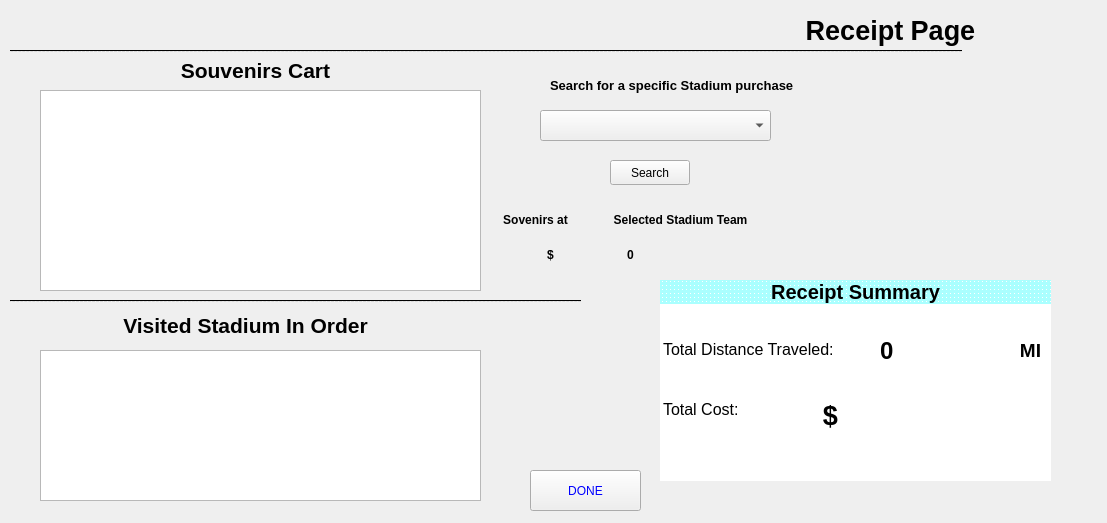
<?xml version="1.0" encoding="UTF-8"?>
<ui version="4.0">
 <class>souvenirShop</class>
 <widget class="QDialog" name="souvenirShop">
  <property name="geometry">
   <rect>
    <x>0</x>
    <y>0</y>
    <width>1107</width>
    <height>523</height>
   </rect>
  </property>
  <property name="windowTitle">
   <string>Dialog</string>
  </property>
  <widget class="QStackedWidget" name="stackedWidget">
   <property name="geometry">
    <rect>
     <x>10</x>
     <y>0</y>
     <width>1061</width>
     <height>511</height>
    </rect>
   </property>
   <property name="currentIndex">
    <number>1</number>
   </property>
   <widget class="QWidget" name="souvenirShope">
    <widget class="QLabel" name="souv_label">
     <property name="geometry">
      <rect>
       <x>10</x>
       <y>40</y>
       <width>161</width>
       <height>21</height>
      </rect>
     </property>
     <property name="font">
      <font>
       <pointsize>9</pointsize>
       <weight>75</weight>
       <bold>true</bold>
      </font>
     </property>
     <property name="text">
      <string>Souvenirs form: </string>
     </property>
    </widget>
    <widget class="QTableView" name="souvCart_tableView">
     <property name="geometry">
      <rect>
       <x>550</x>
       <y>120</y>
       <width>371</width>
       <height>251</height>
      </rect>
     </property>
    </widget>
    <widget class="QComboBox" name="souv_comboBox">
     <property name="geometry">
      <rect>
       <x>70</x>
       <y>400</y>
       <width>171</width>
       <height>22</height>
      </rect>
     </property>
    </widget>
    <widget class="QPushButton" name="mainPagrButton">
     <property name="geometry">
      <rect>
       <x>910</x>
       <y>10</y>
       <width>101</width>
       <height>41</height>
      </rect>
     </property>
     <property name="font">
      <font>
       <family>Arial</family>
       <pointsize>10</pointsize>
       <weight>75</weight>
       <italic>true</italic>
       <bold>true</bold>
      </font>
     </property>
     <property name="text">
      <string>Main Page</string>
     </property>
    </widget>
    <widget class="QSpinBox" name="quantity_spinBox">
     <property name="geometry">
      <rect>
       <x>270</x>
       <y>400</y>
       <width>42</width>
       <height>22</height>
      </rect>
     </property>
     <property name="minimum">
      <number>1</number>
     </property>
    </widget>
    <widget class="QComboBox" name="selectCampus_comboBox">
     <property name="geometry">
      <rect>
       <x>70</x>
       <y>80</y>
       <width>271</width>
       <height>22</height>
      </rect>
     </property>
    </widget>
    <widget class="QPushButton" name="addSouvenir_button">
     <property name="geometry">
      <rect>
       <x>270</x>
       <y>450</y>
       <width>93</width>
       <height>28</height>
      </rect>
     </property>
     <property name="text">
      <string>Add</string>
     </property>
    </widget>
    <widget class="QPushButton" name="doneBuying">
     <property name="geometry">
      <rect>
       <x>400</x>
       <y>450</y>
       <width>81</width>
       <height>31</height>
      </rect>
     </property>
     <property name="text">
      <string>DONE</string>
     </property>
    </widget>
    <widget class="QTableView" name="souv_tableView">
     <property name="geometry">
      <rect>
       <x>70</x>
       <y>120</y>
       <width>271</width>
       <height>251</height>
      </rect>
     </property>
    </widget>
    <widget class="QLabel" name="souvCart_label">
     <property name="geometry">
      <rect>
       <x>540</x>
       <y>30</y>
       <width>231</width>
       <height>51</height>
      </rect>
     </property>
     <property name="font">
      <font>
       <pointsize>18</pointsize>
       <weight>75</weight>
       <bold>true</bold>
      </font>
     </property>
     <property name="styleSheet">
      <string notr="true">color: rgb(0, 0, 0);</string>
     </property>
     <property name="text">
      <string>Souvenir Cart</string>
     </property>
    </widget>
    <widget class="QLabel" name="finalCostLabel">
     <property name="geometry">
      <rect>
       <x>510</x>
       <y>420</y>
       <width>121</width>
       <height>31</height>
      </rect>
     </property>
     <property name="text">
      <string>TextLabel</string>
     </property>
    </widget>
   </widget>
   <widget class="QWidget" name="receiptpage">
    <widget class="QTableView" name="collegeListView">
     <property name="geometry">
      <rect>
       <x>30</x>
       <y>350</y>
       <width>441</width>
       <height>151</height>
      </rect>
     </property>
    </widget>
    <widget class="QListWidget" name="listWidget">
     <property name="geometry">
      <rect>
       <x>650</x>
       <y>280</y>
       <width>391</width>
       <height>201</height>
      </rect>
     </property>
     <property name="minimumSize">
      <size>
       <width>0</width>
       <height>0</height>
      </size>
     </property>
     <property name="baseSize">
      <size>
       <width>0</width>
       <height>0</height>
      </size>
     </property>
     <property name="styleSheet">
      <string notr="true">border: none;
background-color: rgb(255, 255, 255);</string>
     </property>
     <property name="alternatingRowColors">
      <bool>false</bool>
     </property>
     <property name="isWrapping" stdset="0">
      <bool>false</bool>
     </property>
     <property name="gridSize">
      <size>
       <width>20</width>
       <height>60</height>
      </size>
     </property>
     <property name="uniformItemSizes">
      <bool>false</bool>
     </property>
     <item>
      <property name="text">
       <string>Receipt Summary</string>
      </property>
      <property name="font">
       <font>
        <pointsize>15</pointsize>
        <weight>75</weight>
        <bold>true</bold>
       </font>
      </property>
      <property name="textAlignment">
       <set>AlignCenter</set>
      </property>
      <property name="background">
       <brush brushstyle="Dense1Pattern">
        <color alpha="255">
         <red>170</red>
         <green>255</green>
         <blue>255</blue>
        </color>
       </brush>
      </property>
      <property name="foreground">
       <brush brushstyle="NoBrush">
        <color alpha="255">
         <red>0</red>
         <green>0</green>
         <blue>0</blue>
        </color>
       </brush>
      </property>
     </item>
     <item>
      <property name="text">
       <string>Total Distance Traveled:</string>
      </property>
      <property name="font">
       <font>
        <pointsize>12</pointsize>
       </font>
      </property>
     </item>
     <item>
      <property name="text">
       <string>Total Cost:</string>
      </property>
      <property name="font">
       <font>
        <pointsize>12</pointsize>
       </font>
      </property>
     </item>
    </widget>
    <widget class="QLabel" name="souvenirsTitle">
     <property name="geometry">
      <rect>
       <x>80</x>
       <y>30</y>
       <width>331</width>
       <height>81</height>
      </rect>
     </property>
     <property name="text">
      <string>&lt;html&gt;&lt;head/&gt;&lt;body&gt;&lt;p align=&quot;center&quot;&gt;&lt;span style=&quot; font-size:16pt; font-weight:700;&quot;&gt;Souvenirs Cart&lt;/span&gt;&lt;/p&gt;&lt;/body&gt;&lt;/html&gt;</string>
     </property>
    </widget>
    <widget class="QLabel" name="label_9">
     <property name="geometry">
      <rect>
       <x>540</x>
       <y>60</y>
       <width>331</width>
       <height>51</height>
      </rect>
     </property>
     <property name="text">
      <string>&lt;html&gt;&lt;head/&gt;&lt;body&gt;&lt;p&gt;&lt;span style=&quot; font-size:10pt; font-weight:696;&quot;&gt;Search for a specific Stadium purchase&lt;/span&gt;&lt;/p&gt;&lt;/body&gt;&lt;/html&gt;</string>
     </property>
     <property name="textFormat">
      <enum>Qt::RichText</enum>
     </property>
    </widget>
    <widget class="QLabel" name="label_7">
     <property name="geometry">
      <rect>
       <x>720</x>
       <y>-10</y>
       <width>321</width>
       <height>81</height>
      </rect>
     </property>
     <property name="text">
      <string>&lt;html&gt;&lt;head/&gt;&lt;body&gt;&lt;p align=&quot;center&quot;&gt;&lt;span style=&quot; font-size:20pt; font-weight:696;&quot;&gt;Receipt Page&lt;/span&gt;&lt;/p&gt;&lt;/body&gt;&lt;/html&gt;</string>
     </property>
    </widget>
    <widget class="QLabel" name="moneyLabel">
     <property name="geometry">
      <rect>
       <x>490</x>
       <y>240</y>
       <width>101</width>
       <height>31</height>
      </rect>
     </property>
     <property name="text">
      <string>&lt;html&gt;&lt;head/&gt;&lt;body&gt;&lt;p align=&quot;center&quot;&gt;&lt;span style=&quot; font-size:9pt; font-weight:696;&quot;&gt;$&lt;/span&gt;&lt;/p&gt;&lt;/body&gt;&lt;/html&gt;</string>
     </property>
    </widget>
    <widget class="QPushButton" name="receiptDone">
     <property name="geometry">
      <rect>
       <x>520</x>
       <y>470</y>
       <width>111</width>
       <height>41</height>
      </rect>
     </property>
     <property name="styleSheet">
      <string notr="true">color: rgb(0, 0, 255);
font: 12pt &quot;Segoe UI&quot;;</string>
     </property>
     <property name="text">
      <string>DONE</string>
     </property>
    </widget>
    <widget class="QLabel" name="Title">
     <property name="geometry">
      <rect>
       <x>470</x>
       <y>200</y>
       <width>111</width>
       <height>41</height>
      </rect>
     </property>
     <property name="text">
      <string>&lt;html&gt;&lt;head/&gt;&lt;body&gt;&lt;p align=&quot;center&quot;&gt;&lt;span style=&quot; font-size:9pt; font-weight:696;&quot;&gt;Sovenirs at&lt;/span&gt;&lt;/p&gt;&lt;/body&gt;&lt;/html&gt;</string>
     </property>
    </widget>
    <widget class="QLabel" name="label_11">
     <property name="geometry">
      <rect>
       <x>1000</x>
       <y>330</y>
       <width>41</width>
       <height>41</height>
      </rect>
     </property>
     <property name="text">
      <string>&lt;html&gt;&lt;head/&gt;&lt;body&gt;&lt;p align=&quot;center&quot;&gt;&lt;span style=&quot; font-size:14pt; font-weight:700;&quot;&gt;MI&lt;/span&gt;&lt;/p&gt;&lt;/body&gt;&lt;/html&gt;</string>
     </property>
    </widget>
    <widget class="QLabel" name="collegeCostLabel">
     <property name="geometry">
      <rect>
       <x>560</x>
       <y>240</y>
       <width>121</width>
       <height>31</height>
      </rect>
     </property>
     <property name="font">
      <font>
       <pointsize>18</pointsize>
       <weight>75</weight>
       <bold>true</bold>
      </font>
     </property>
     <property name="mouseTracking">
      <bool>true</bool>
     </property>
     <property name="text">
      <string>&lt;html&gt;&lt;head/&gt;&lt;body&gt;&lt;p align=&quot;center&quot;&gt;&lt;span style=&quot; font-size:9pt; font-weight:696;&quot;&gt;0&lt;/span&gt;&lt;/p&gt;&lt;/body&gt;&lt;/html&gt;</string>
     </property>
     <property name="textFormat">
      <enum>Qt::AutoText</enum>
     </property>
     <property name="scaledContents">
      <bool>false</bool>
     </property>
    </widget>
    <widget class="QTableView" name="souvenirsListView">
     <property name="geometry">
      <rect>
       <x>30</x>
       <y>90</y>
       <width>441</width>
       <height>201</height>
      </rect>
     </property>
    </widget>
    <widget class="QLabel" name="label_3">
     <property name="geometry">
      <rect>
       <x>0</x>
       <y>40</y>
       <width>1061</width>
       <height>20</height>
      </rect>
     </property>
     <property name="styleSheet">
      <string notr="true">font: 700 10pt &quot;Segoe UI&quot;;
text-decoration: line-through;
color: rgb(0, 0, 0);</string>
     </property>
     <property name="text">
      <string>-----------------------------------------------------------------------------------------------------------------------------------------------------------------------------------------------------------------------------------------------</string>
     </property>
    </widget>
    <widget class="QLabel" name="collegesTitle">
     <property name="geometry">
      <rect>
       <x>60</x>
       <y>290</y>
       <width>351</width>
       <height>71</height>
      </rect>
     </property>
     <property name="text">
      <string>&lt;html&gt;&lt;head/&gt;&lt;body&gt;&lt;p align=&quot;center&quot;&gt;&lt;span style=&quot; font-size:16pt; font-weight:696;&quot;&gt;Visited Stadium In Order&lt;/span&gt;&lt;/p&gt;&lt;/body&gt;&lt;/html&gt;</string>
     </property>
    </widget>
    <widget class="QPushButton" name="SearchButton">
     <property name="geometry">
      <rect>
       <x>600</x>
       <y>160</y>
       <width>80</width>
       <height>25</height>
      </rect>
     </property>
     <property name="text">
      <string>Search</string>
     </property>
    </widget>
    <widget class="QLabel" name="costLabel_2">
     <property name="geometry">
      <rect>
       <x>770</x>
       <y>390</y>
       <width>101</width>
       <height>51</height>
      </rect>
     </property>
     <property name="text">
      <string>&lt;html&gt;&lt;head/&gt;&lt;body&gt;&lt;p align=&quot;center&quot;&gt;&lt;span style=&quot; font-size:20pt; font-weight:696;&quot;&gt;$&lt;/span&gt;&lt;/p&gt;&lt;/body&gt;&lt;/html&gt;</string>
     </property>
    </widget>
    <widget class="QComboBox" name="collegecomboBox">
     <property name="geometry">
      <rect>
       <x>530</x>
       <y>110</y>
       <width>231</width>
       <height>31</height>
      </rect>
     </property>
    </widget>
    <widget class="QLabel" name="label_8">
     <property name="geometry">
      <rect>
       <x>-10</x>
       <y>290</y>
       <width>661</width>
       <height>20</height>
      </rect>
     </property>
     <property name="styleSheet">
      <string notr="true">font: 700 10pt &quot;Segoe UI&quot;;
text-decoration: line-through;
color: rgb(0, 0, 0);</string>
     </property>
     <property name="text">
      <string>--------------------------------------------------------------------------------------------------------------------------------------------------</string>
     </property>
    </widget>
    <widget class="QLabel" name="SelectedCollegeLabel">
     <property name="geometry">
      <rect>
       <x>570</x>
       <y>200</y>
       <width>201</width>
       <height>41</height>
      </rect>
     </property>
     <property name="text">
      <string>&lt;html&gt;&lt;head/&gt;&lt;body&gt;&lt;p align=&quot;center&quot;&gt;&lt;span style=&quot; font-size:9pt; font-weight:696;&quot;&gt;Selected Stadium Team&lt;/span&gt;&lt;/p&gt;&lt;/body&gt;&lt;/html&gt;</string>
     </property>
    </widget>
    <widget class="QLabel" name="finalDistance_Lable">
     <property name="geometry">
      <rect>
       <x>870</x>
       <y>330</y>
       <width>131</width>
       <height>41</height>
      </rect>
     </property>
     <property name="font">
      <font>
       <pointsize>18</pointsize>
       <weight>75</weight>
       <bold>true</bold>
      </font>
     </property>
     <property name="mouseTracking">
      <bool>false</bool>
     </property>
     <property name="text">
      <string>0</string>
     </property>
     <property name="textFormat">
      <enum>Qt::AutoText</enum>
     </property>
     <property name="scaledContents">
      <bool>false</bool>
     </property>
    </widget>
   </widget>
  </widget>
 </widget>
 <resources/>
 <connections/>
</ui>
